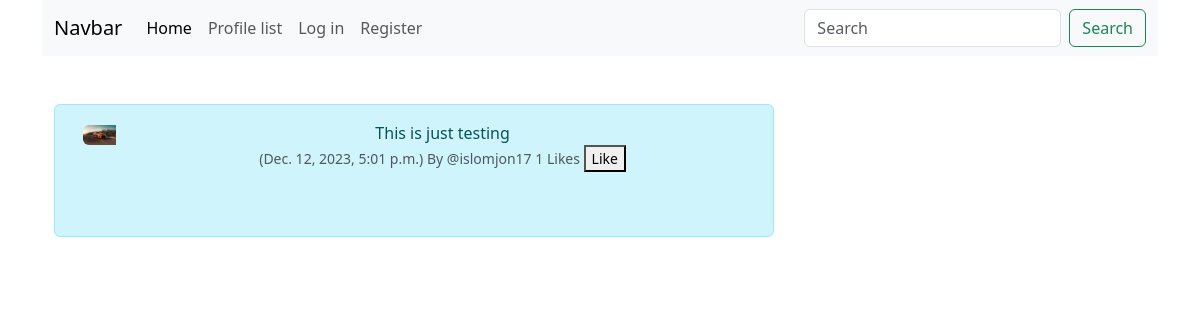
Page /post_share/1/ on the committed database.
### twitterclone/models.py (models this page shows, shortened)
class Meep(models.Model):
    user = models.ForeignKey(
        User, related_name = "meeps",
        on_delete= models.DO_NOTHING
    )
    body = models.CharField(max_length=200)
    created_at = models.DateTimeField(auto_now_add=True)
    likes = models.ManyToManyField(User, related_name="meep_like", blank=True)
    def number_of_likes(self):
        return self.likes.count()

class Profile(models.Model):
    user = models.OneToOneField(User, on_delete=models.CASCADE)
    follows = models.ManyToManyField("self",
                                    related_name="followed_by",
                                    symmetrical=False,
                                    blank=True)
    profile_image = models.ImageField(null=True, blank=True, upload_to="images/")
    profile_bio = models.CharField(null=True, blank=True, max_length=500)
    facebook_link = models.CharField(null=True, blank=True, max_length=500)
    instagram_link = models.CharField(null=True, blank=True, max_length=500)
    telegram_link = models.CharField(null=True, blank=True, max_length=500)
    created_date = models.DateTimeField(User, auto_now=True)

### twitterclone/views.py (the view)
# urls.py: path('post_share/<int:pk>/', views.post_share, name='post_share'),
def post_share(request, pk):
    meeps = get_object_or_404(Meep, id=pk)
    if meeps:
        return render(request, "show_meep.html", {'meeps':meeps, })
    else:
        messages.success(request, ("This post does not exist!!!"))
        return redirect('home')

### twitterclone/templates/show_meep.html (shortened to what this page needs)
{% extends 'base.html' %}
{% load static %}
{% block content %}
<div class="container text-center">
	<div class="row">
		<div class="col-8">
<br/>
<div class="alert alert-info" role="alert">
  <div class="container">
    <div class="row">
        <div class="col-1">
            {% if meeps.user.profile.profile_image %}
            <img src="{{ meeps.user.profile.profile_image.url }}" width="200" height="200" class="img-fluid rounded-start  " alt="{{ profiles.user.username }}">
              {% else %}
              <img src="{% static 'twitterclone/images/profile_image_2.png' %}" width="200" height="200" class="img-fluid rounded-start" alt="Profile picture">
             {% endif %}
        </div>
           <div class="col-11">
            {{ meeps.body }} </br>
            <small class="text-muted">
            ({{ meeps.created_at }}) By
            @{{ meeps.user.username }}
  <span id="like-count-{{ meeps.id }}">{{ meeps.number_of_likes }}</span> Likes
  <button onclick="likePost({{ meeps.id }}, 'like-count-{{ meeps.id }}')" id="like-button-{{ meeps.id }}">
    {% if meeps.is_liked_by_current_user %}Unlike{% else %}Like{% endif %}
  </button>
          </small>
          <br/> <br/><br/>
        </div>
      </div>
     </div>
  </div>
</div>
<div class="col-4">
  <br/><br/><br/>
</div>
{% endblock  %}

### rows in the picture
Meep: user.profile.profile_image (picture), body "This is just testing", created_at "Dec. 12, 2023, 5:01 p.m.", user.username "islomjon17", number_of_likes "1"
